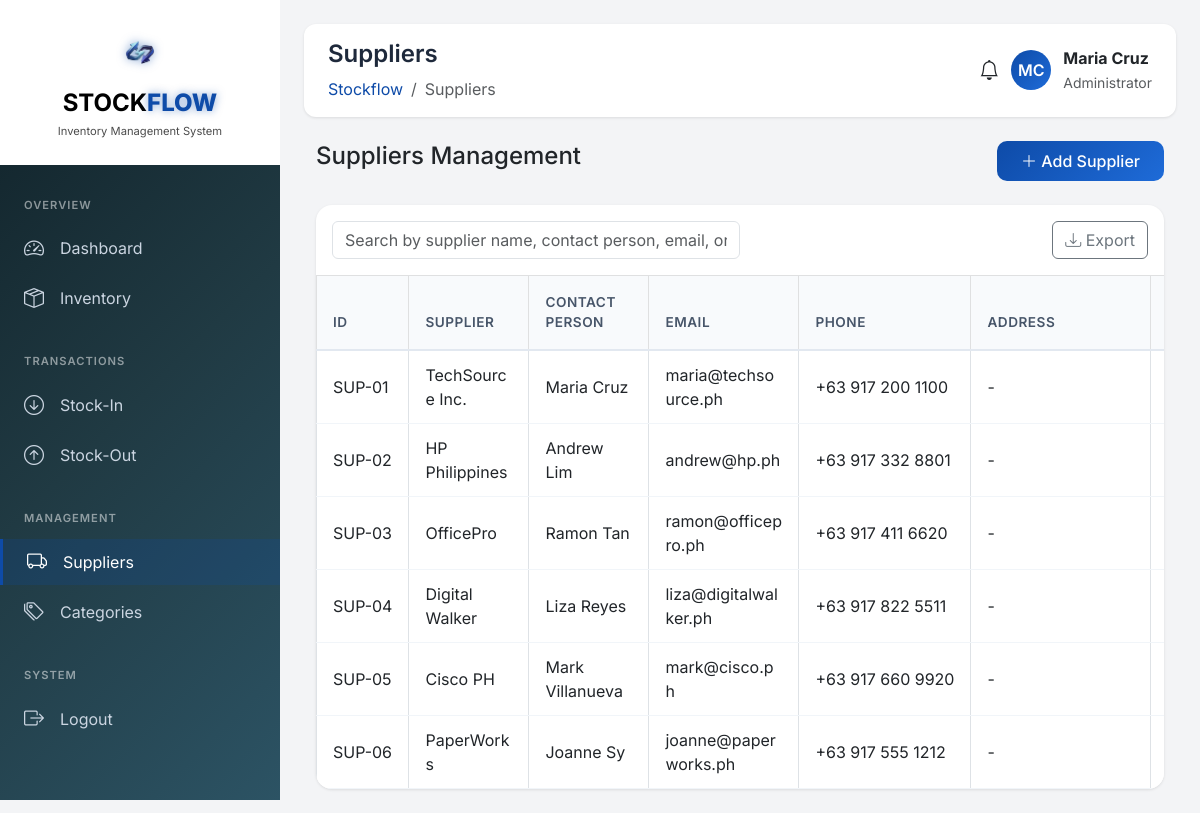
Screenshot of /index.php?page=suppliers (signed in) with the database file from the repository.
### tables this page shows
CREATE TABLE suppliers (
    id INT PRIMARY KEY AUTO_INCREMENT,
    supplier_id VARCHAR(20) UNIQUE NOT NULL,
    name VARCHAR(100) NOT NULL,
    contact_person VARCHAR(100),
    email VARCHAR(100),
    phone VARCHAR(20),
    address TEXT,
    is_active BOOLEAN DEFAULT TRUE,
    created_at TIMESTAMP DEFAULT CURRENT_TIMESTAMP
);

### config.php (called while the page is built, shortened)
<?php
function escape($string) {
    return htmlspecialchars($string, ENT_QUOTES, 'UTF-8');
}
?>

### suppliers.php (the view, shortened to what this page needs)
<?php
$stmt = $pdo->query("SELECT * FROM suppliers ORDER BY created_at DESC");
$suppliers = $stmt->fetchAll();
?>
<link href="https://cdn.jsdelivr.net/npm/sweetalert2@11/dist/sweetalert2.min.css" rel="stylesheet">
<div class="container-fluid">
    <div class="d-flex justify-content-between align-items-center mb-4">
        <h4>Suppliers Management</h4>
        <button class="btn btn-primary-custom" data-bs-toggle="modal" data-bs-target="#addSupplierModal">
            <i class="bi bi-plus-lg"></i> Add Supplier
        </button>
    </div>
    <div class="data-table">
        <div class="p-3 d-flex justify-content-between gap-3">
            <input type="text" id="searchSupplier" class="form-control w-50" placeholder="Search by supplier name, contact person, email, or phone...">
            <button class="btn btn-outline-secondary" onclick="exportToCSV('supplierTable', 'suppliers_report')">
                <i class="bi bi-download"></i> Export
            </button>
        </div>
        <div class="table-responsive" style="overflow-x: auto;">
            <table class="table table-bordered table-hover" id="supplierTable" style="min-width: 900px;">
                <thead class="table-light">
                    <tr>
                        <th style="width: 8%;">ID</th>
                        <th style="width: 15%;">SUPPLIER</th>
                        <th style="width: 15%;">CONTACT PERSON</th>
                        <th style="width: 18%;">EMAIL</th>
                        <th style="width: 10%;">PHONE</th>
                        <th style="width: 22%;">ADDRESS</th>
                        <th style="width: 7%;">STATUS</th>
                    </tr>
                </thead>
                <tbody>
                    <?php if (empty($suppliers)): ?>
                        <tr>
                            <td colspan="8" class="text-center py-5">
                                <i class="bi bi-inbox fs-1 text-muted"></i>
                                <p class="text-muted mt-2">No suppliers found</p>
                            </td>
                        </tr>
                    <?php else: ?>
                        <?php foreach ($suppliers as $supplier): ?>
                        <tr id="row-<?php echo $supplier['id']; ?>">
                            <td style="vertical-align: middle; white-space: nowrap;"><?php echo escape($supplier['supplier_id']); ?></td>
                            <td style="vertical-align: middle; word-wrap: break-word; white-space: normal; min-width: 120px;">
                                <?php echo escape($supplier['name']); ?>
                            </td>
                            <td style="vertical-align: middle; word-wrap: break-word; white-space: normal; min-width: 120px;">
                                <?php echo escape($supplier['contact_person'] ?? '-'); ?>
                            </td>
                            <td style="vertical-align: middle; word-wrap: break-word; white-space: normal; min-width: 150px;">
                                <?php echo escape($supplier['email'] ?? '-'); ?>
                            </td>
                            <td style="vertical-align: middle; white-space: nowrap;"><?php echo escape($supplier['phone'] ?? '-'); ?></td>
                            <td style="vertical-align: middle; word-wrap: break-word; white-space: normal; min-width: 180px;">
                                <?php echo escape($supplier['address'] ?? '-'); ?>
                            </td>
                            <td style="vertical-align: middle; text-align: center;">
                            </td>
                        </tr>
                        <?php endforeach; ?>
                    <?php endif; ?>
                </tbody>
            </table>
        </div>
    </div>
</div>

### index.php (shortened to what this page needs)
<?php
require_once 'config.php';
$page = isset($_GET['page']) ? $_GET['page'] : 'dashboard';
?>
<!DOCTYPE html>
<html lang="en">
<head>
    <link href="https://cdn.jsdelivr.net/npm/bootstrap@5.3.0/dist/css/bootstrap.min.css" rel="stylesheet">
    <link href="https://cdn.jsdelivr.net/npm/bootstrap-icons@1.11.0/font/bootstrap-icons.css" rel="stylesheet">
</head>
<body>
    <div class="sidebar">
        <div class="sidebar-header">
            <div class="logo-wrapper">
                <img src="images/logo3.png" alt="Stockflow Logo" class="sidebar-logo-img"
                     onerror="this.style.display='none'; this.nextElementSibling.style.display='flex';">
                <div class="sidebar-brand">
                    <h3>
                        <span class="stock">STOCK</span><span class="flow">FLOW</span>
                    </h3>
                </div>
            </div>
            <p style="color:black;">Inventory Management System</p>
        </div>
        <div class="nav-menu">
            <div class="nav-section">
                <div class="nav-section-title">OVERVIEW</div>
                <div class="nav-item <?php echo $page == 'dashboard' ? 'active' : ''; ?>" data-page="dashboard">
                    <i class="bi bi-speedometer2"></i>
                    <span>Dashboard</span>
                </div>
                <div class="nav-item <?php echo $page == 'inventory' ? 'active' : ''; ?>" data-page="inventory">
                    <i class="bi bi-box-seam"></i>
                    <span>Inventory</span>
                </div>
            </div>
            <div class="nav-section">
                <div class="nav-section-title">TRANSACTIONS</div>
                <div class="nav-item <?php echo $page == 'stock_in' ? 'active' : ''; ?>" data-page="stock_in">
                    <i class="bi bi-arrow-down-circle"></i>
                    <span>Stock-In</span>
                </div>
                <div class="nav-item <?php echo $page == 'stock_out' ? 'active' : ''; ?>" data-page="stock_out">
                    <i class="bi bi-arrow-up-circle"></i>
                    <span>Stock-Out</span>
                </div>
            </div>
            <div class="nav-section">
                <div class="nav-section-title">MANAGEMENT</div>
                <div class="nav-item <?php echo $page == 'suppliers' ? 'active' : ''; ?>" data-page="suppliers">
                    <i class="bi bi-truck"></i>
                    <span>Suppliers</span>
                </div>
                <div class="nav-item <?php echo $page == 'categories' ? 'active' : ''; ?>" data-page="categories">
                    <i class="bi bi-tags"></i>
                    <span>Categories</span>
                </div>
            </div>
            <div class="nav-section">
                <div class="nav-section-title">SYSTEM</div>
                <div class="nav-item" data-page="logout">
                    <i class="bi bi-box-arrow-right"></i>
                    <span>Logout</span>
                </div>
            </div>
        </div>
    </div>
    <div class="main-content">
        <div class="top-navbar">
            <div>
                <h4 class="page-title"><?php echo ucfirst(str_replace('_', ' ', $page)); ?></h4>
                <nav aria-label="breadcrumb">
                    <ol class="breadcrumb mb-0">
                        <li class="breadcrumb-item"><a href="#" class="text-decoration-none">Stockflow</a></li>
                        <li class="breadcrumb-item active"><?php echo ucfirst(str_replace('_', ' ', $page)); ?></li>
                    </ol>
                </nav>
            </div>
            <div class="user-info">
                <i class="bi bi-bell fs-5" style="cursor: pointer;" onclick="location.href='index.php?page=notifications'"></i>
                <div class="user-avatar">
                    <?php
                    $name = $_SESSION['name'] ?? 'Maria Cruz';
                    $initials = strtoupper(substr($name, 0, 1) . substr(strrchr($name, ' '), 1, 1));
                    echo $initials;
                    ?>
                </div>
                <div>
                    <strong><?php echo $_SESSION['name'] ?? 'Maria Cruz'; ?></strong><br>
                    <small class="text-muted"><?php echo $_SESSION['role'] ?? 'Administrator'; ?></small>
                </div>
            </div>
        </div>
        <div id="page-content" class="fade-in">
            <?php
            $page_file = $page . '.php';
            if (file_exists($page_file)) {
                include $page_file;
            } else {
                include 'dashboard.php';
            }
            ?>
        </div>
    </div>
</body>
</html>

### index.php (style rules this page uses)
* { font-family: 'Inter', sans-serif; }
body { background: #f3f4f6; overflow-x: hidden; }
.sidebar { position: fixed; left: 0; top: 0; height: 100vh; width: 280px; background: linear-gradient(135deg, #0f2027 0%, #203a43 50%, #2c5364 100%); color: white; transition: all 0.3s ease; z-index: 1000; overflow-y: auto; }
.sidebar-header { padding: 1.5rem; border-bottom: 1px solid rgba(255,255,255,0.1); text-align: center; background: white; }
.logo-wrapper { display: flex; flex-direction: column; align-items: center; justify-content: center; gap: 5px; margin-bottom: 5px; }
.sidebar-logo-img { width: 60px; height: 60px; object-fit: contain; filter: drop-shadow(0 0 5px rgba(14, 75, 168, 0.5)); animation: logoGlow 3s infinite ease-in-out; }
.sidebar-brand { line-height: 1.2; text-align: center; }
.sidebar-brand h3 { font-weight: 700; font-size: 1.5rem; margin: 0; }
.sidebar-brand .stock { color: black; }
.sidebar-brand .flow { color: #0e4ba8; text-shadow: 0 0 8px rgba(14, 75, 168, 0.5); font-weight: 800; }
.sidebar-header p { font-size: 0.7rem; opacity: 0.7; margin: 0; margin-top: 5px; color: #94a3b8; }
.nav-menu { padding: 1.5rem 0; }
.nav-section { margin-bottom: 1.5rem; }
.nav-section-title { padding: 0.5rem 1.5rem; font-size: 0.7rem; text-transform: uppercase; letter-spacing: 1px; opacity: 0.5; font-weight: 600; }
.nav-item { padding: 0.5rem 1.5rem; margin: 0.25rem 0; cursor: pointer; transition: all 0.3s ease; display: flex; align-items: center; gap: 12px; color: #cbd5e1; }
.nav-item:hover, .nav-item.active { background: rgba(14, 75, 168, 0.2); color: white; border-left: 3px solid #0e4ba8; }
.nav-item i { font-size: 1.25rem; width: 24px; }
.main-content { margin-left: 280px; padding: 1.5rem; transition: all 0.3s ease; }
.top-navbar { background: white; border-radius: 12px; padding: 1rem 1.5rem; margin-bottom: 1.5rem; box-shadow: 0 1px 3px rgba(0,0,0,0.1); display: flex; justify-content: space-between; align-items: center; }
.page-title { font-size: 1.5rem; font-weight: 600; color: #1e293b; }
.user-info { display: flex; align-items: center; gap: 12px; }
.user-avatar { width: 40px; height: 40px; background: linear-gradient(135deg, #0e4ba8, #1e6bd8); border-radius: 50%; display: flex; align-items: center; justify-content: center; color: white; font-weight: 600; }
.data-table { background: white; border-radius: 16px; overflow: hidden; box-shadow: 0 1px 3px rgba(0,0,0,0.1); }
.data-table th { background: #f8fafc; padding: 1rem; font-weight: 600; color: #475569; border-bottom: 1px solid #e2e8f0; }
.data-table td { padding: 1rem; vertical-align: middle; border-bottom: 1px solid #f1f5f9; }
.btn-primary-custom { background: linear-gradient(135deg, #0e4ba8, #1e6bd8); border: none; padding: 0.5rem 1.5rem; border-radius: 10px; color: white; font-weight: 500; transition: all 0.3s ease; }
.fade-in { animation: fadeIn 0.5s ease; }
.breadcrumb { background: transparent; padding: 0; margin: 0; }
.breadcrumb-item a { color: #0e4ba8; }

### suppliers.php (style rules this page uses)
.data-table { background: white; border-radius: 16px; overflow: hidden; box-shadow: 0 1px 3px rgba(0,0,0,0.1); }
.table { margin-bottom: 0; }
.table th { background: #f8fafc; padding: 1rem; font-weight: 600; color: #475569; border-bottom: 2px solid #e2e8f0; font-size: 0.85rem; text-transform: uppercase; letter-spacing: 0.5px; }
.table td { padding: 0.75rem 1rem; vertical-align: middle; border-bottom: 1px solid #f1f5f9; }
.table td:nth-child(2), .table td:nth-child(3), .table td:nth-child(4), .table td:nth-child(6) { white-space: normal; word-wrap: break-word; word-break: break-word; }
.table th:nth-child(1) { width: 8%; }
.table th:nth-child(2) { width: 15%; }
.table th:nth-child(3) { width: 15%; }
.table th:nth-child(4) { width: 18%; }
.table th:nth-child(5) { width: 10%; }
.table th:nth-child(6) { width: 22%; }
.table th:nth-child(7) { width: 7%; }
.table td:nth-child(7), .table th:nth-child(7) { text-align: center; }

### rows the page displays
suppliers: supplier "SUP-01", name "TechSource Inc.", contact_person "Maria Cruz", email "maria@techsource.ph", phone "+63 917 200 1100", address "-"
suppliers: supplier "SUP-02", name "HP Philippines", contact_person "Andrew Lim", email "andrew@hp.ph", phone "+63 917 332 8801", address "-"
suppliers: supplier "SUP-03", name "OfficePro", contact_person "Ramon Tan", email "ramon@officepro.ph", phone "+63 917 411 6620", address "-"
suppliers: supplier "SUP-04", name "Digital Walker", contact_person "Liza Reyes", email "liza@digitalwalker.ph", phone "+63 917 822 5511", address "-"
suppliers: supplier "SUP-05", name "Cisco PH", contact_person "Mark Villanueva", email "mark@cisco.ph", phone "+63 917 660 9920", address "-"
suppliers: supplier "SUP-06", name "PaperWorks", contact_person "Joanne Sy", email "joanne@paperworks.ph", phone "+63 917 555 1212", address "-"

### other values shown
str_replace('_', ' ', $page) "Suppliers"
$initials "MC"
$_SESSION['name'] "Maria Cruz"
$_SESSION['role'] "Administrator"
